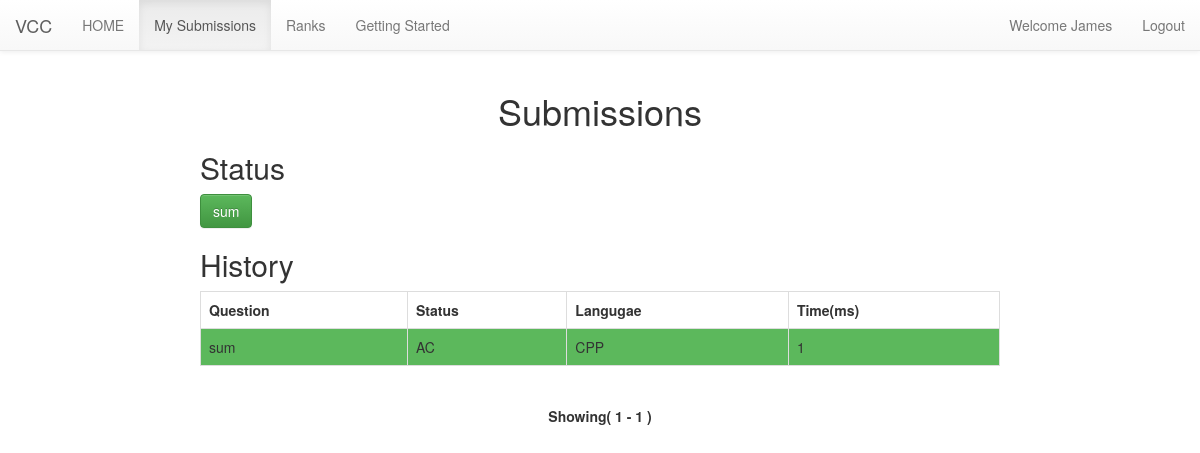
Page /vcc/mysub.php (signed in) on the committed database.
### tables this page shows
CREATE TABLE IF NOT EXISTS `questions` (
  `qno` int(1) NOT NULL,
  `qcode` varchar(20) NOT NULL,
  `qname` varchar(20) NOT NULL,
  `tle` varchar(8) NOT NULL,
  `AC` smallint(11) NOT NULL,
  `WA` smallint(11) NOT NULL,
  PRIMARY KEY (`qcode`)
);

CREATE TABLE IF NOT EXISTS `submissions` (
  `sid` bigint(20) NOT NULL AUTO_INCREMENT,
  `uname` varchar(20) NOT NULL,
  `qcode` varchar(20) NOT NULL,
  `code` text NOT NULL,
  `status` varchar(20) NOT NULL,
  `dt` timestamp NOT NULL DEFAULT CURRENT_TIMESTAMP ON UPDATE CURRENT_TIMESTAMP,
  `lang` varchar(20) NOT NULL,
  `exectime` varchar(10) NOT NULL,
  PRIMARY KEY (`sid`)
);

### html/vcc/mysub.php (the view, shortened to what this page needs)
<!DOCTYPE html>
<html>
<head>
	<link rel="stylesheet" href="css/style.css">
	<link rel="stylesheet" href="css/bm.css">
	<link rel="stylesheet" href="css/btm.css">
</head>
<body>
<nav class="navbar navbar-default navbar-static-top" role="navigation">
  <div class="container-fluid">
    <div class="navbar-header">
      <a class="navbar-brand" href="vcc.php">VCC</a>
    </div>
    <div class="collapse navbar-collapse" id="bs-example-navbar-collapse-1">
      <ul class="nav navbar-nav">
        <li ><a href="questions.php">HOME</a></li>
        <li class="active"><a href="mysub.php">My Submissions</a></li>
        <li><a href="rank.php">Ranks</a></li>
        <li><a href="gs.php">Getting Started</a></li>
      </ul>
      <ul class="nav navbar-nav navbar-right">
      	<li><a href="#"> Welcome <?php echo $_SESSION['name']; ?></a></li>
        <li><a href="logout.php">Logout</a></li>
      </ul>
    </div>
  </div>
</nav>
	<div class="container">
		<div id="mycont">
			<?php
			$uname = $_SESSION['user'];
			include_once('connection.php');
			if(isset($_GET['page'])) {
				$page = $_GET['page'];
				if($page>5) {
					header( 'Location: mysub.php' ) ;
				}
			} else {
				$page = 0;
			}
			echo "<h1 align=\"center\" >Submissions </h1>";
			echo "<h2>Status</h2>";
			$stmt0 = $con->prepare("select questions.qcode,T.uname from questions left outer join (select * from solved where uname=?) as T on questions.qcode = T.qcode ;");
			$stmt0->bind_param('s', $uname);
			$stmt0->execute();
			$stmt0->bind_result($qcode,$bool);
			while($stmt0->fetch()) {
				if($bool != NULL)
					echo "<a href=\"problems/$qcode.php \"><button class=\"btn btn-success solved\">$qcode</button></a>    ";
				else
					echo "<a href=\"problems/$qcode.php \"><button class=\"btn btn-danger solved\">$qcode</button></a>    ";
			}
			echo "<h2>History</h2>";
			echo "<table   class=\"table table-bordered\" align=\"center\">";
			echo "<tr> <th> Question</th><th>Status</th>  <th>Langugae</th> <th>Time(ms)</th> </tr>";
			if($page==0) {
			$stmt = $con->prepare("SELECT qcode,lang FROM queue WHERE uname = ? limit 1");
			$stmt->bind_param('s', $uname);
			$stmt->execute();
			$stmt->bind_result($qcode,$lang);
			}
			$row=$page*7;
			$stmt2 = $con->prepare("SELECT sid,qcode,status,lang,exectime FROM submissions WHERE uname = ? order by dt desc limit $row,8");
			$stmt2->bind_param('s', $uname);
			$stmt2->execute();
			$stmt2->bind_result($sid,$qcode,$status,$lang,$tottime);
			$i=0;
			while( $i <7 && $stmt2->fetch()  ) {
				switch($status) {
				case "AC":
				echo "<tr class=\"clickrow\"  href=\"showans.php?sid=$sid\" bgcolor=\"#5cb85c\"> <td> $qcode</td><td>$status</td>  <td>$lang</td>  <td>$tottime</td>  </tr>"; break;
				}
				$i++;
			}
			echo "</table>";
			echo "<div align=\"center\">";
			$row1 = $page * 7+1;
			$row2 = $row1 + $i -1;
			echo "<br> <b>Showing( $row1 - $row2 )</b>";
			echo "</div> ";
			 ?>
		</div>
	</div>
</body>
</html>

### html/vcc/css/style.css (style rules this page uses)
#mycont { width: 800px; margin: 0px auto; }

### html/vcc/css/btm.css (style rules this page uses)
.btn-default,.btn-primary,.btn-success,.btn-info,.btn-warning,.btn-danger { text-shadow:0 -1px 0 rgba(0,0,0,.2);-webkit-box-shadow:inset 0 1px 0 rgba(255,255,255,.15),0 1px 1px rgba(0,0,0,.075);box-shadow:inset 0 1px 0 rgba(255,255,255,.15),0 1px 1px rgba(0,0,0,.075) }
.btn-success { background-image:-webkit-linear-gradient(top,#5cb85c 0,#419641 100%);background-image:-o-linear-gradient(top,#5cb85c 0,#419641 100%);background-image:-webkit-gradient(linear,left top,left bottom,from(#5cb85c),to(#419641));background-image:linear-gradient(to bottom,#5cb85c 0,#419641 100%);filter:progid:DXImageTransform.Microsoft.gradient(startColorstr='#ff5cb85c', endColorstr='#ff419641', GradientType=0);filter:progid:DXImageTransform.Microsoft.gradient(enabled=false);background-repeat:repeat-x;border-color:#3e8f3e }
.navbar-default { background-image:-webkit-linear-gradient(top,#fff 0,#f8f8f8 100%);background-image:-o-linear-gradient(top,#fff 0,#f8f8f8 100%);background-image:-webkit-gradient(linear,left top,left bottom,from(#fff),to(#f8f8f8));background-image:linear-gradient(to bottom,#fff 0,#f8f8f8 100%);filter:progid:DXImageTransform.Microsoft.gradient(startColorstr='#ffffffff', endColorstr='#fff8f8f8', GradientType=0);filter:progid:DXImageTransform.Microsoft.gradient(enabled=false);background-repeat:repeat-x;border-radius:4px;-webkit-box-shadow:inset 0 1px 0 rgba(255,255,255,.15),0 1px 5px rgba(0,0,0,.075);box-shadow:inset 0 1px 0 rgba(255,255,255,.15),0 1px 5px rgba(0,0,0,.075) }
.navbar-default .navbar-nav>.active>a { background-image:-webkit-linear-gradient(top,#ebebeb 0,#f3f3f3 100%);background-image:-o-linear-gradient(top,#ebebeb 0,#f3f3f3 100%);background-image:-webkit-gradient(linear,left top,left bottom,from(#ebebeb),to(#f3f3f3));background-image:linear-gradient(to bottom,#ebebeb 0,#f3f3f3 100%);filter:progid:DXImageTransform.Microsoft.gradient(startColorstr='#ffebebeb', endColorstr='#fff3f3f3', GradientType=0);background-repeat:repeat-x;-webkit-box-shadow:inset 0 3px 9px rgba(0,0,0,.075);box-shadow:inset 0 3px 9px rgba(0,0,0,.075) }
.navbar-brand,.navbar-nav>li>a { text-shadow:0 1px 0 rgba(255,255,255,.25) }
.navbar-static-top,.navbar-fixed-top,.navbar-fixed-bottom { border-radius:0 }

### rows in the picture
questions: qcode "sum"
submissions: qcode "sum", status "AC", lang "CPP", exectime "1"

### other values in the picture
$_SESSION['name'] "James"
$row1 "1"
$row2 "1"
